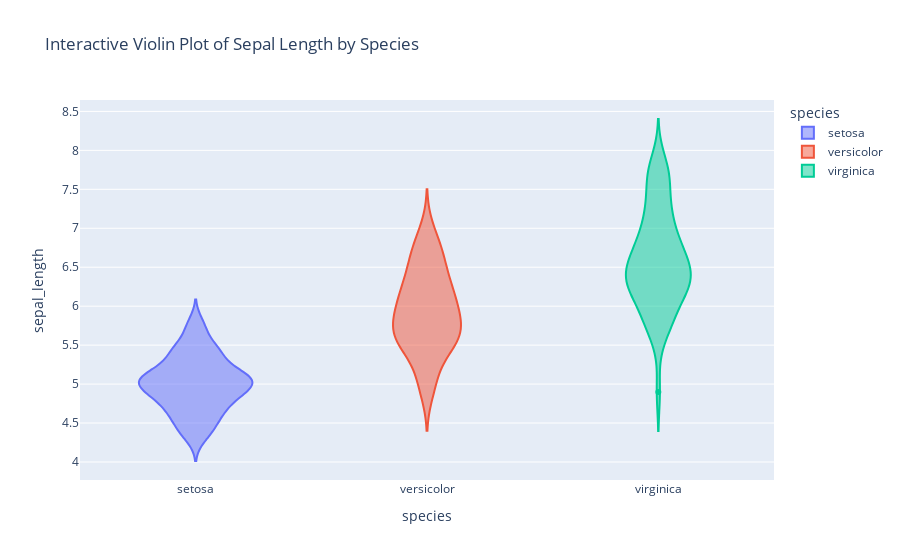

Notebook code for this chart:
### Code cell
# Create interactive violin plot
fig = px.violin(iris_data, x='species', y='sepal_length', 
                 color='species', points='outliers',
                 title='Interactive Violin Plot of Sepal Length by Species')

fig.show()

### Figure 1 — Plotly figure (JSON) as saved in the notebook; plotly's stock layout.template omitted (floating-point values rounded to 4 significant figures)
{"data": [{"alignmentgroup": "True", "box": {"visible": false}, "hovertemplate": "species=%{x}<br>sepal_length=%{y}<extra></extra>", "legendgroup": "setosa", "marker": {"color": "#636efa"}, "name": "setosa", "offsetgroup": "setosa", "orientation": "v", "points": "outliers", "scalegroup": "True", "showlegend": true, "type": "violin", "x": ["setosa", "setosa", "setosa", "setosa", "setosa", "setosa", "setosa", "setosa", "setosa", "setosa", "setosa", "setosa", "setosa", "setosa", "setosa", "setosa", "setosa", "setosa", "setosa", "setosa", "setosa", "setosa", "setosa", "setosa", "setosa", "setosa", "setosa", "setosa", "setosa", "setosa", "setosa", "setosa", "setosa", "setosa", "setosa", "setosa", "setosa", "setosa", "setosa", "setosa", "setosa", "setosa", "setosa", "setosa", "setosa", "setosa", "setosa", "setosa", "setosa", "setosa"], "x0": " ", "xaxis": "x", "y": [5.1, 4.9, 4.7, 4.6, 5, 5.4, 4.6, 5, 4.4, 4.9, 5.4, 4.8, 4.8, 4.3, 5.8, 5.7, 5.4, 5.1, 5.7, 5.1, 5.4, 5.1, 4.6, 5.1, 4.8, 5, 5, 5.2, 5.2, 4.7, 4.8, 5.4, 5.2, 5.5, 4.9, 5, 5.5, 4.9, 4.4, 5.1, 5, 4.5, 4.4, 5, 5.1, 4.8, 5.1, 4.6, 5.3, 5], "y0": " ", "yaxis": "y"}, {"alignmentgroup": "True", "box": {"visible": false}, "hovertemplate": "species=%{x}<br>sepal_length=%{y}<extra></extra>", "legendgroup": "versicolor", "marker": {"color": "#EF553B"}, "name": "versicolor", "offsetgroup": "versicolor", "orientation": "v", "points": "outliers", "scalegroup": "True", "showlegend": true, "type": "violin", "x": ["versicolor", "versicolor", "versicolor", "versicolor", "versicolor", "versicolor", "versicolor", "versicolor", "versicolor", "versicolor", "versicolor", "versicolor", "versicolor", "versicolor", "versicolor", "versicolor", "versicolor", "versicolor", "versicolor", "versicolor", "versicolor", "versicolor", "versicolor", "versicolor", "versicolor", "versicolor", "versicolor", "versicolor", "versicolor", "versicolor", "versicolor", "versicolor", "versicolor", "versicolor", "versicolor", "versicolor", "versicolor", "versicolor", "versicolor", "versicolor", "versicolor", "versicolor", "versicolor", "versicolor", "versicolor", "versicolor", "versicolor", "versicolor", "versicolor", "versicolor"], "x0": " ", "xaxis": "x", "y": [7, 6.4, 6.9, 5.5, 6.5, 5.7, 6.3, 4.9, 6.6, 5.2, 5, 5.9, 6, 6.1, 5.6, 6.7, 5.6, 5.8, 6.2, 5.6, 5.9, 6.1, 6.3, 6.1, 6.4, 6.6, 6.8, 6.7, 6, 5.7, 5.5, 5.5, 5.8, 6, 5.4, 6, 6.7, 6.3, 5.6, 5.5, 5.5, 6.1, 5.8, 5, 5.6, 5.7, 5.7, 6.2, 5.1, 5.7], "y0": " ", "yaxis": "y"}, {"alignmentgroup": "True", "box": {"visible": false}, "hovertemplate": "species=%{x}<br>sepal_length=%{y}<extra></extra>", "legendgroup": "virginica", "marker": {"color": "#00cc96"}, "name": "virginica", "offsetgroup": "virginica", "orientation": "v", "points": "outliers", "scalegroup": "True", "showlegend": true, "type": "violin", "x": ["virginica", "virginica", "virginica", "virginica", "virginica", "virginica", "virginica", "virginica", "virginica", "virginica", "virginica", "virginica", "virginica", "virginica", "virginica", "virginica", "virginica", "virginica", "virginica", "virginica", "virginica", "virginica", "virginica", "virginica", "virginica", "virginica", "virginica", "virginica", "virginica", "virginica", "virginica", "virginica", "virginica", "virginica", "virginica", "virginica", "virginica", "virginica", "virginica", "virginica", "virginica", "virginica", "virginica", "virginica", "virginica", "virginica", "virginica", "virginica", "virginica", "virginica"], "x0": " ", "xaxis": "x", "y": [6.3, 5.8, 7.1, 6.3, 6.5, 7.6, 4.9, 7.3, 6.7, 7.2, 6.5, 6.4, 6.8, 5.7, 5.8, 6.4, 6.5, 7.7, 7.7, 6, 6.9, 5.6, 7.7, 6.3, 6.7, 7.2, 6.2, 6.1, 6.4, 7.2, 7.4, 7.9, 6.4, 6.3, 6.1, 7.7, 6.3, 6.4, 6, 6.9, 6.7, 6.9, 5.8, 6.8, 6.7, 6.7, 6.3, 6.5, 6.2, 5.9], "y0": " ", "yaxis": "y"}], "layout": {"legend": {"title": {"text": "species"}, "tracegroupgap": 0}, "title": {"text": "Interactive Violin Plot of Sepal Length by Species"}, "violinmode": "overlay", "xaxis": {"anchor": "y", "categoryarray": ["setosa", "versicolor", "virginica"], "categoryorder": "array", "domain": [0, 1], "title": {"text": "species"}}, "yaxis": {"anchor": "x", "domain": [0, 1], "title": {"text": "sepal_length"}}}}
